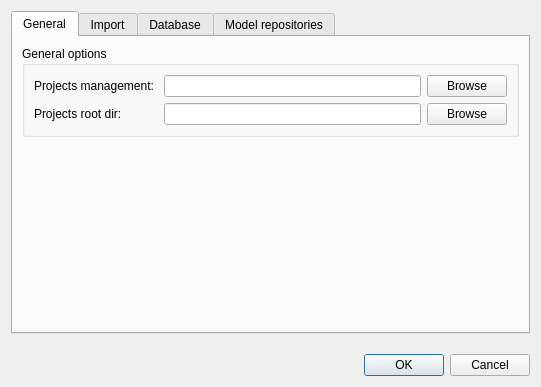
<?xml version="1.0" encoding="UTF-8"?>
<ui version="4.0">
 <class>Options</class>
 <widget class="QDialog" name="Options">
  <property name="geometry">
   <rect>
    <x>0</x>
    <y>0</y>
    <width>541</width>
    <height>387</height>
   </rect>
  </property>
  <property name="sizePolicy">
   <sizepolicy hsizetype="Minimum" vsizetype="Preferred">
    <horstretch>0</horstretch>
    <verstretch>0</verstretch>
   </sizepolicy>
  </property>
  <property name="windowTitle">
   <string> Options</string>
  </property>
  <layout class="QGridLayout" name="gridLayout">
   <item row="4" column="0">
    <widget class="QDialogButtonBox" name="buttonBox">
     <property name="enabled">
      <bool>true</bool>
     </property>
     <property name="standardButtons">
      <set>QDialogButtonBox::Cancel|QDialogButtonBox::Ok</set>
     </property>
    </widget>
   </item>
   <item row="0" column="0">
    <widget class="QTabWidget" name="tabWidget">
     <property name="enabled">
      <bool>true</bool>
     </property>
     <property name="tabShape">
      <enum>QTabWidget::Rounded</enum>
     </property>
     <property name="currentIndex">
      <number>0</number>
     </property>
     <property name="elideMode">
      <enum>Qt::ElideLeft</enum>
     </property>
     <property name="tabsClosable">
      <bool>false</bool>
     </property>
     <widget class="QWidget" name="tabGeneral">
      <property name="enabled">
       <bool>true</bool>
      </property>
      <attribute name="title">
       <string>General</string>
      </attribute>
      <layout class="QGridLayout" name="gridLayout_2">
       <item row="1" column="0">
        <spacer name="verticalSpacer_2">
         <property name="orientation">
          <enum>Qt::Vertical</enum>
         </property>
         <property name="sizeHint" stdset="0">
          <size>
           <width>20</width>
           <height>40</height>
          </size>
         </property>
        </spacer>
       </item>
       <item row="0" column="0">
        <widget class="QGroupBox" name="groupBox">
         <property name="title">
          <string>General options </string>
         </property>
         <layout class="QGridLayout" name="gridLayout_12">
          <item row="0" column="0">
           <layout class="QGridLayout" name="gridLayout_3">
            <item row="0" column="1">
             <widget class="QLineEdit" name="lineEditProjectsDatabase"/>
            </item>
            <item row="0" column="0">
             <widget class="QLabel" name="label">
              <property name="text">
               <string>Projects management: </string>
              </property>
             </widget>
            </item>
            <item row="0" column="2">
             <widget class="QPushButton" name="btnBrowseProjectsDatabase">
              <property name="text">
               <string>Browse</string>
              </property>
             </widget>
            </item>
            <item row="1" column="2">
             <widget class="QPushButton" name="btnBrowseProjectsRootDir">
              <property name="text">
               <string>Browse</string>
              </property>
             </widget>
            </item>
            <item row="1" column="1">
             <widget class="QLineEdit" name="lineEditProjectsRootDir"/>
            </item>
            <item row="1" column="0">
             <widget class="QLabel" name="label_11">
              <property name="text">
               <string>Projects root dir:</string>
              </property>
             </widget>
            </item>
           </layout>
          </item>
         </layout>
        </widget>
       </item>
      </layout>
     </widget>
     <widget class="QWidget" name="tabImport">
      <attribute name="title">
       <string>Import</string>
      </attribute>
      <layout class="QGridLayout" name="gridLayout_7">
       <item row="1" column="0">
        <widget class="QGroupBox" name="groupBox_3">
         <property name="title">
          <string>Import app</string>
         </property>
         <layout class="QGridLayout" name="gridLayout_4">
          <item row="2" column="0">
           <layout class="QHBoxLayout" name="horizontalLayout">
            <item>
             <widget class="QLabel" name="label_8">
              <property name="text">
               <string>Jar file: </string>
              </property>
             </widget>
            </item>
            <item>
             <widget class="QLineEdit" name="lineEditImportJar"/>
            </item>
            <item>
             <widget class="QPushButton" name="btnBrowseImportJar">
              <property name="text">
               <string>Browse</string>
              </property>
             </widget>
            </item>
           </layout>
          </item>
         </layout>
        </widget>
       </item>
       <item row="2" column="0">
        <widget class="QGroupBox" name="groupBox_2">
         <property name="title">
          <string>VM arguments</string>
         </property>
         <layout class="QGridLayout" name="gridLayout_8">
          <item row="0" column="0">
           <widget class="QPlainTextEdit" name="plainTextEditImportVMArguments">
            <property name="plainText">
             <string/>
            </property>
           </widget>
          </item>
         </layout>
        </widget>
       </item>
      </layout>
     </widget>
     <widget class="QWidget" name="tabDatabase">
      <attribute name="title">
       <string>Database</string>
      </attribute>
      <layout class="QGridLayout" name="gridLayout_6">
       <item row="0" column="0">
        <widget class="QGroupBox" name="groupBox_5">
         <property name="title">
          <string>Import database</string>
         </property>
         <layout class="QGridLayout" name="gridLayout_11">
          <item row="0" column="0">
           <layout class="QGridLayout" name="gridLayout_10">
            <item row="6" column="0">
             <widget class="QLabel" name="lblDbAdminPwd">
              <property name="text">
               <string>Admin Password</string>
              </property>
             </widget>
            </item>
            <item row="4" column="1">
             <widget class="QLineEdit" name="lineEditDbUserPwd">
              <property name="echoMode">
               <enum>QLineEdit::PasswordEchoOnEdit</enum>
              </property>
             </widget>
            </item>
            <item row="2" column="1">
             <widget class="QLineEdit" name="lineEditDbPort"/>
            </item>
            <item row="5" column="0">
             <widget class="QLabel" name="lblDbAdmin">
              <property name="text">
               <string>Admin</string>
              </property>
             </widget>
            </item>
            <item row="6" column="1">
             <widget class="QLineEdit" name="lineEditDbAdminPwd">
              <property name="echoMode">
               <enum>QLineEdit::PasswordEchoOnEdit</enum>
              </property>
             </widget>
            </item>
            <item row="2" column="0">
             <widget class="QLabel" name="lblDbPort">
              <property name="text">
               <string>Port</string>
              </property>
             </widget>
            </item>
            <item row="0" column="1">
             <widget class="QLineEdit" name="lineEditDbHost"/>
            </item>
            <item row="1" column="1">
             <widget class="QLineEdit" name="lineEditDbDatabase"/>
            </item>
            <item row="5" column="1">
             <widget class="QLineEdit" name="lineEditDbAdmin"/>
            </item>
            <item row="4" column="0">
             <widget class="QLabel" name="lblDbUserPwd">
              <property name="text">
               <string>Password</string>
              </property>
             </widget>
            </item>
            <item row="1" column="0">
             <widget class="QLabel" name="lblDbDatabase">
              <property name="text">
               <string>Database</string>
              </property>
             </widget>
            </item>
            <item row="0" column="0">
             <widget class="QLabel" name="lblDbHost">
              <property name="layoutDirection">
               <enum>Qt::LeftToRight</enum>
              </property>
              <property name="text">
               <string>Host </string>
              </property>
             </widget>
            </item>
            <item row="3" column="0">
             <widget class="QLabel" name="lblDbUser">
              <property name="text">
               <string>Username</string>
              </property>
             </widget>
            </item>
            <item row="3" column="1">
             <widget class="QLineEdit" name="lineEditDbUser"/>
            </item>
           </layout>
          </item>
         </layout>
        </widget>
       </item>
      </layout>
     </widget>
     <widget class="QWidget" name="tabModelrepos">
      <attribute name="title">
       <string>Model repositories</string>
      </attribute>
      <layout class="QGridLayout" name="gridLayout_14">
       <item row="0" column="0">
        <widget class="QGroupBox" name="groupBox_4">
         <property name="title">
          <string>Model repositories </string>
         </property>
         <layout class="QGridLayout" name="gridLayout_13">
          <item row="0" column="0">
           <layout class="QHBoxLayout" name="horizontalLayout_2">
            <item>
             <widget class="QListWidget" name="listWidgetModelRepos">
              <property name="selectionMode">
               <enum>QAbstractItemView::ExtendedSelection</enum>
              </property>
              <item>
               <property name="text">
                <string>http://www.catais.org/models/</string>
               </property>
              </item>
              <item>
               <property name="text">
                <string>http://models.geo.admin.ch/</string>
               </property>
              </item>
             </widget>
            </item>
            <item>
             <layout class="QVBoxLayout" name="verticalLayout_2">
              <item>
               <widget class="QPushButton" name="btnAddModelRepo">
                <property name="enabled">
                 <bool>false</bool>
                </property>
                <property name="text">
                 <string>Add</string>
                </property>
               </widget>
              </item>
              <item>
               <widget class="QPushButton" name="btnDeleteModelRepo">
                <property name="enabled">
                 <bool>false</bool>
                </property>
                <property name="text">
                 <string>Delete</string>
                </property>
               </widget>
              </item>
              <item>
               <spacer name="verticalSpacer_3">
                <property name="orientation">
                 <enum>Qt::Vertical</enum>
                </property>
                <property name="sizeHint" stdset="0">
                 <size>
                  <width>20</width>
                  <height>40</height>
                 </size>
                </property>
               </spacer>
              </item>
             </layout>
            </item>
           </layout>
          </item>
         </layout>
        </widget>
       </item>
      </layout>
     </widget>
    </widget>
   </item>
   <item row="3" column="0">
    <spacer name="verticalSpacer_4">
     <property name="orientation">
      <enum>Qt::Vertical</enum>
     </property>
     <property name="sizeHint" stdset="0">
      <size>
       <width>20</width>
       <height>40</height>
      </size>
     </property>
    </spacer>
   </item>
  </layout>
 </widget>
 <resources/>
 <connections>
  <connection>
   <sender>buttonBox</sender>
   <signal>rejected()</signal>
   <receiver>Options</receiver>
   <slot>reject()</slot>
   <hints>
    <hint type="sourcelabel">
     <x>272</x>
     <y>383</y>
    </hint>
    <hint type="destinationlabel">
     <x>246</x>
     <y>279</y>
    </hint>
   </hints>
  </connection>
  <connection>
   <sender>buttonBox</sender>
   <signal>accepted()</signal>
   <receiver>Options</receiver>
   <slot>accept()</slot>
   <hints>
    <hint type="sourcelabel">
     <x>341</x>
     <y>382</y>
    </hint>
    <hint type="destinationlabel">
     <x>335</x>
     <y>270</y>
    </hint>
   </hints>
  </connection>
 </connections>
</ui>
